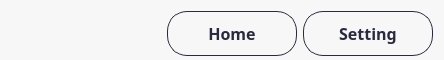
       <widget class="QWidget" name="widget_11" native="true">
        <property name="minimumSize">
         <size>
          <width>0</width>
          <height>60</height>
         </size>
        </property>
        <property name="maximumSize">
         <size>
          <width>16777215</width>
          <height>60</height>
         </size>
        </property>
        <property name="styleSheet">
         <string notr="true">background-color: rgb(247,247,247);
border-radius: 20px;</string>
        </property>
        <layout class="QHBoxLayout" name="horizontalLayout_2">
         <item alignment="Qt::AlignLeft">
          <widget class="QPushButton" name="label_logo">
           <property name="minimumSize">
            <size>
             <width>150</width>
             <height>55</height>
            </size>
           </property>
           <property name="maximumSize">
            <size>
             <width>55</width>
             <height>55</height>
            </size>
           </property>
           <property name="text">
            <string/>
           </property>
           <property name="icon">
            <iconset>
             <normaloff>GIZMO.png</normaloff>GIZMO.png</iconset>
           </property>
           <property name="iconSize">
            <size>
             <width>100</width>
             <height>100</height>
            </size>
           </property>
          </widget>
         </item>
         <item alignment="Qt::AlignRight|Qt::AlignVCenter">
          <widget class="QPushButton" name="btn_home">
           <property name="minimumSize">
            <size>
             <width>130</width>
             <height>45</height>
            </size>
           </property>
           <property name="maximumSize">
            <size>
             <width>130</width>
             <height>40</height>
            </size>
           </property>
           <property name="font">
            <font>
             <family>Bahnschrift SemiBold</family>
             <pointsize>12</pointsize>
             <weight>75</weight>
             <bold>true</bold>
            </font>
           </property>
           <property name="cursor">
            <cursorShape>PointingHandCursor</cursorShape>
           </property>
           <property name="styleSheet">
            <string notr="true">QPushButton {    
    border: 1px solid rgba(40,43,61,255) ;
    border-radius: 20px;
    padding: 5px 10px;
	color: rgba(40,43,61,255) ;
}

QPushButton:hover {
    background-color: ;
}
</string>
           </property>
           <property name="text">
            <string>Home</string>
           </property>
           <property name="icon">
            <iconset>
             <normaloff>icon-home.png</normaloff>icon-home.png</iconset>
           </property>
           <property name="iconSize">
            <size>
             <width>30</width>
             <height>30</height>
            </size>
           </property>
          </widget>
         </item>
         <item>
          <widget class="QPushButton" name="btn_setting">
           <property name="minimumSize">
            <size>
             <width>130</width>
             <height>45</height>
            </size>
           </property>
           <property name="maximumSize">
            <size>
             <width>130</width>
             <height>40</height>
            </size>
           </property>
           <property name="font">
            <font>
             <family>Bahnschrift SemiBold</family>
             <pointsize>12</pointsize>
             <weight>75</weight>
             <bold>true</bold>
            </font>
           </property>
           <property name="cursor">
            <cursorShape>PointingHandCursor</cursorShape>
           </property>
           <property name="styleSheet">
            <string notr="true">QPushButton {    
    border: 1px solid rgba(40,43,61,255) ;
    border-radius: 20px;
    padding: 5px 10px;
	color: rgba(40,43,61,255) ;
}

QPushButton:hover {
    background-color: ;
}
</string>
           </property>
           <property name="text">
            <string>Setting</string>
           </property>
           <property name="icon">
            <iconset>
             <normaloff>icon-setting.png</normaloff>icon-setting.png</iconset>
           </property>
           <property name="iconSize">
            <size>
             <width>30</width>
             <height>30</height>
            </size>
           </property>
          </widget>
         </item>
        </layout>
       </widget>
